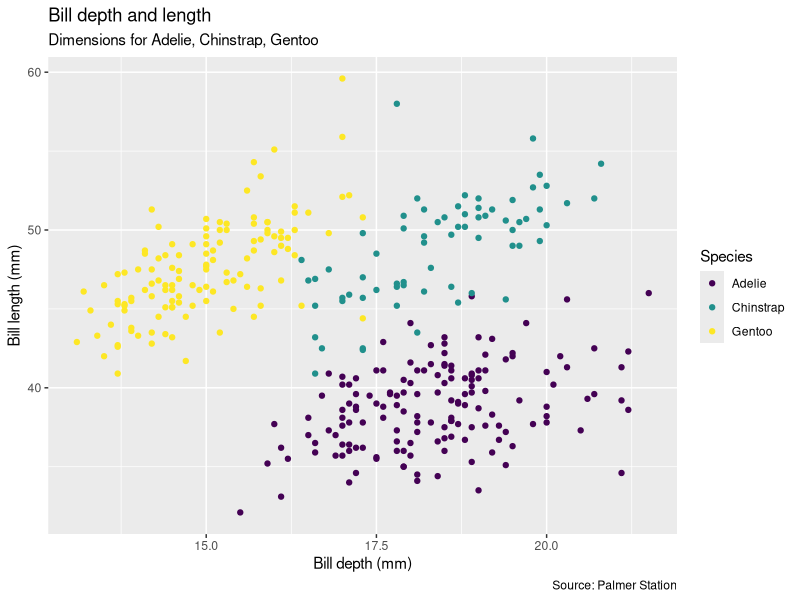

Write the R code that produced this figure.

## Load Libraries ####
library(ggplot2)
library(palmerpenguins)
library(tidyverse)



## Glimpse Data ####
glimpse(penguins)


ggplot(data = penguins, 
       mapping = aes(x = bill_depth_mm,
                     y = bill_length_mm,
                     color = species,
                     aplha = flipper_length_mm)) +
geom_point()+ 
  labs(title = "Bill depth and length",
       subtitle = "Dimensions for Adelie, Chinstrap, Gentoo",
       x = "Bill depth (mm)", y = "Bill length (mm)",
       color = "Species",
       caption = "Source: Palmer Station")+ 
  scale_color_viridis_d()

